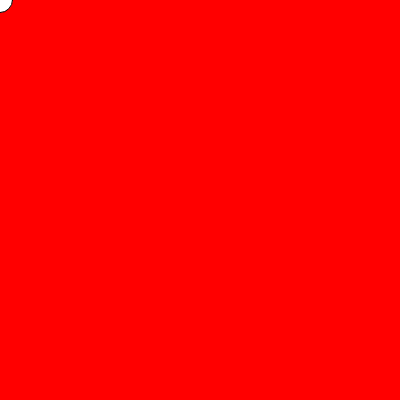
Frame 1 (no input)
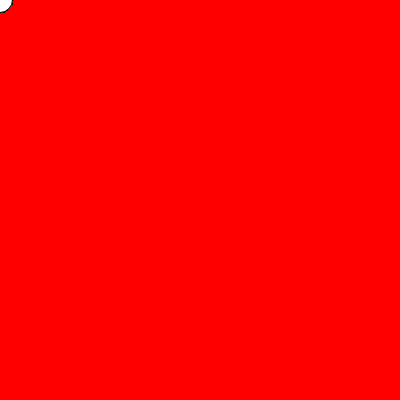
Frame 60 (no input)
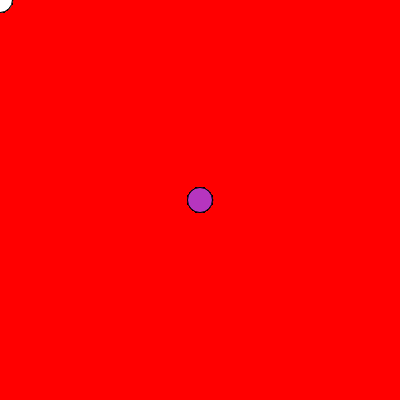
Frame 120 (the mouse pressed at the canvas centre since frame 60)

The p5.js sketch that drew these frames (run headless with seeded random() and noise() and a simulated clock; from frame 60 on, the mouse is pressed at the canvas centre):

// p5.js sketch
// ── sketch.js
var r, g, b

function setup() {
  createCanvas(400, 400);
  background (255, 0, 0);
}

function draw() {
  fill (r, g, b );
  ellipse(mouseX, mouseY, 25, 25); 
}

function mousePressed(){
  print("mousePressed");
  r = random(255);
  g = random(255);
  b = random(255);
}
